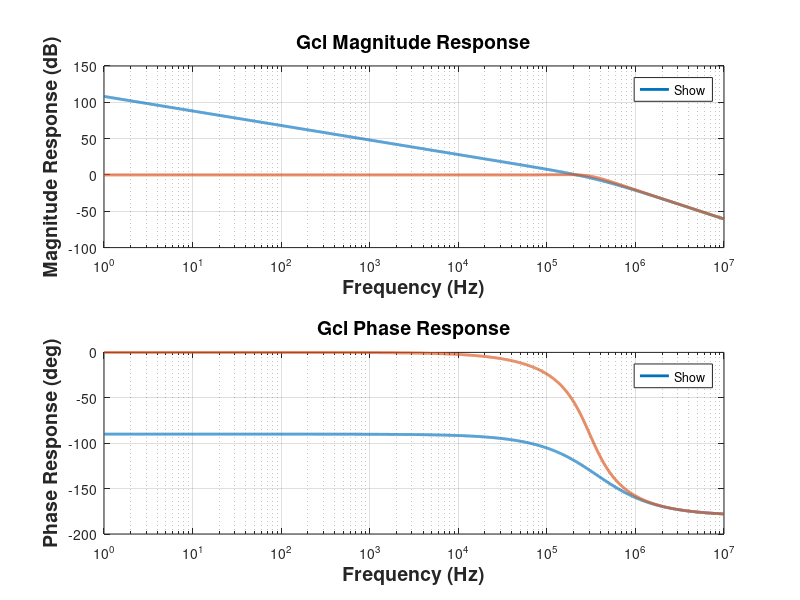

Write MATLAB code to recreate this figure.
close all;
clear all;

% Definitions:
s = tf('s');

f = logspace(0, 7, 10000);
w = 2*pi*f;

% Ref & VCO Freqs:
fref = 25e6;
fvco = 2e9;

% XOR PD Supply
VDD = 1;

Kpd = VDD/pi;

% Loop Filter:
wp = 2*pi*365.76e3;
Hlf = 1/(1+s/wp);

% VCO:
Kv = 2*pi*63.75e6;

% F/B Divider:
N = fvco/fref;

% Open & Closed Loop TFs:
Gol = Kpd * Hlf * Kv/s * (1/N);

Gcl = Gol / (1 + Gol);

[Gol_mag, Gol_phase, wout] = bode(Gol,w);

Gol_mag = squeeze(Gol_mag);
Gol_phase = squeeze(Gol_phase);

[Gcl_mag, Gcl_phase, wout] = bode(Gcl,w);

Gcl_mag = squeeze(Gcl_mag);
Gcl_phase = squeeze(Gcl_phase);

% Bode plots:
figure(1);
subplot(2,1,1);
semilogx(w/(2*pi), 20*log10(Gol_mag), 'LineWidth', 2, 'DisplayName', 'Mag Gol'); grid on; hold on;
title('Gol Magnitude Response', 'FontSize', 14, 'FontWeight', 'bold');
xlabel('Frequency (Hz)', 'FontSize', 14, 'FontWeight', 'bold');
ylabel('Magnitude Response (dB)', 'FontSize', 14, 'FontWeight', 'bold');


subplot(2,1,2);
semilogx(w/(2*pi), Gol_phase, 'LineWidth', 2, 'DisplayName', 'Phase Gol'); grid on; hold on;
title('Gol Phase Response', 'FontSize', 14, 'FontWeight', 'bold');
xlabel('Frequency (Hz)', 'FontSize', 14, 'FontWeight', 'bold');
ylabel('Phase Response (deg)', 'FontSize', 14, 'FontWeight', 'bold');

figure(1);
subplot(2,1,1);
semilogx(w/(2*pi), 20*log10(Gcl_mag), 'LineWidth', 2, 'DisplayName', 'Mag Gcl'); grid on; hold on;
title('Gcl Magnitude Response', 'FontSize', 14, 'FontWeight', 'bold');
xlabel('Frequency (Hz)', 'FontSize', 14, 'FontWeight', 'bold');
ylabel('Magnitude Response (dB)', 'FontSize', 14, 'FontWeight', 'bold');
legend('Show');

subplot(2,1,2);
semilogx(w/(2*pi), Gcl_phase, 'LineWidth', 2, 'DisplayName', 'Phase Gol'); grid on; hold on;
title('Gcl Phase Response', 'FontSize', 14, 'FontWeight', 'bold');
xlabel('Frequency (Hz)', 'FontSize', 14, 'FontWeight', 'bold');
ylabel('Phase Response (deg)', 'FontSize', 14, 'FontWeight', 'bold');
legend('Show');